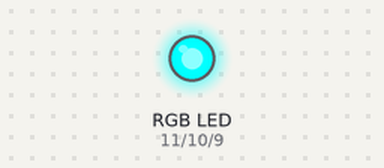
Bench run of a sketch on a simulated Arduino Uno, built with avr-gcc and run on an emulated ATmega328P. Shown: an RGB LED mixed from three pins (HIGH = lit).

Above: at 0.1 s.
Timing chart, 0 to 1.6 s (numbered marks = the images above):
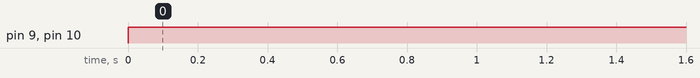

The sketch:

pomodoro.ino
```cpp
// Set RGB LED pins (common anode).
int redPin = 11;
int greenPin = 10;
int bluePin = 9;

// Set variables for periods of time.
// Set focus time to 10 minutes.
float focus = 10;
// Set short break to 20% of focus time.
float sbreak = focus * 0.2;
// Set long break to 80% of focus time.
float lbreak = focus * 0.8;

// Initialize the pomodoro counter.
int pomodoros = 0;

void setup() {
  // Set pins for RGB LED.
  pinMode(redPin, OUTPUT);
  pinMode(greenPin, OUTPUT);
  pinMode(bluePin, OUTPUT);
}

void loop() {
  // We start with a period of focus.
  startFocus();
  // Keep focus on for as many minutes as focus variable indicates.
  delay(focus * 60000);
  // After focus period, add one to pomodoro counter.
  pomodoros = pomodoros + 1;

  // Check to see if we have reached 4 pomodoros.
  if (pomodoros >=4) {
    // If we have reached 4 pomodoros, reset counter.
    pomodoros = 0;
    // Start long break period.
    startLongBreak();
    // Keep long break on for as many minutes as focus variable indicates.
    delay(lbreak * 60000);
  } else {
    // Start short break period.
    startShortBreak();
    // Keep short break on for as many minutes as focus variable indicates.
    delay(sbreak * 60000);
  }

}

// Function for focus period.
// This function runs every time a focus period starts.
void startFocus() {
  // Set the LED to Red.
  setRed();
}

// Function for long break period.
// This function runs every time a long break starts.
void startLongBreak() {
  // Set the LED to Blue.
  setBlue();
}

// Function for short break period.
// This function runs every time a short break starts.
void startShortBreak() {
  // Set the LED to Green.
  setGreen();
}

// Simple function to control RGB LED.
void setColor(int red, int green, int blue) {
  // Subtract 255 beacuse using common anode.
  red = 255 - red;
  green = 255 - green;
  blue = 255 - blue;
  // Write values to pins.
  analogWrite(redPin, red);
  analogWrite(greenPin, green);
  analogWrite(bluePin, blue);
}

// Start functions to set colors on LED.
// Function to set LED to Red.
void setRed() {
 setColor(255, 0, 0);
}
// Function to set LED to Green.
void setGreen() {
 setColor(0, 255, 0);
}
// Function to set LED to Blue.
void setBlue() {
  setColor(0, 0, 255);
}
```

Measured:
- by itself, pin 9 (bluePin), pin 10 (greenPin): LOW → HIGH at 0.00 s
